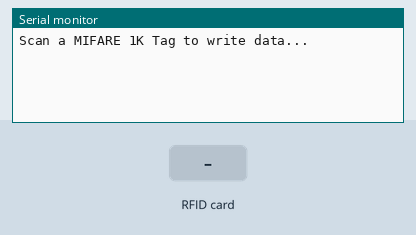
The sketch below on a simulated Arduino Uno, built with avr-gcc and run on an emulated ATmega328P. On the bench: the last lines printed to the serial monitor. The inputs (shaded band) are chosen by the test bench.

Above: at 1.2 s.
1.3 s: RFID card 5E 7A 19 C4 held to the reader
At 1.49 s:
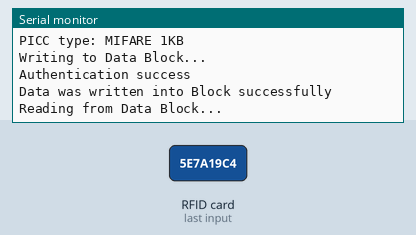
At 3.5 s:
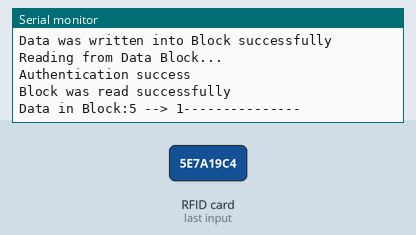

The sketch:

writeRfid.ino
```cpp
byte blockData1 [16] = {"KT1AeB5gNT9XNAb7"};byte blockData2 [16] = {"Q9tLa5RjprA9AQoi"};byte blockData3 [16] = {"NB8K------------"};byte blockData4 [16] = {"1---------------"};
#include <SPI.h>
#include <MFRC522.h>

/*Using Hardware SPI of Arduino */
/*MOSI (11), MISO (12) and SCK (13) are fixed */
/*You can configure SS and RST Pins*/
#define SS_PIN 10  /* Slave Select Pin */
#define RST_PIN 7  /* Reset Pin */

/* Create an instance of MFRC522 */
MFRC522 mfrc522(SS_PIN, RST_PIN);
/* Create an instance of MIFARE_Key */
MFRC522::MIFARE_Key key;

/* Set the block to which we want to write data */
/* Be aware of Sector Trailer Blocks */
int blockNum1 = 1;
int blockNum2 = 2;
int blockNum3 = 4;
int blockNum4 = 5;

/* Create an array of 16 Bytes and fill it with data */
/* This is the actual data which is going to be written into the card */
// byte blockData1 [16] = {"Electronics-Hub-"};

/* Create another array to read data from Block */
/* Legthn of buffer should be 2 Bytes more than the size of Block (16 Bytes) */
byte bufferLen = 18;
byte readBlockData[18];

MFRC522::StatusCode status;

void setup()
{
  /* Initialize serial communications with the PC */
  Serial.begin(9600);
  /* Initialize SPI bus */
  SPI.begin();
  /* Initialize MFRC522 Module */
  mfrc522.PCD_Init();
  Serial.println("Scan a MIFARE 1K Tag to write data...");
}

void loop()
{
  /* Prepare the ksy for authentication */
  /* All keys are set to FFFFFFFFFFFFh at chip delivery from the factory */
  for (byte i = 0; i < 6; i++)
  {
    key.keyByte[i] = 0xFF;
  }
  /* Look for new cards */
  /* Reset the loop if no new card is present on RC522 Reader */
  if ( ! mfrc522.PICC_IsNewCardPresent())
  {
    return;
  }

  /* Select one of the cards */
  if ( ! mfrc522.PICC_ReadCardSerial())
  {
    return;
  }
  Serial.print("\n");
  Serial.println("**Card Detected**");
  /* Print UID of the Card */
  Serial.print(F("Card UID:"));
  for (byte i = 0; i < mfrc522.uid.size; i++)
  {
    Serial.print(mfrc522.uid.uidByte[i] < 0x10 ? " 0" : " ");
    Serial.print(mfrc522.uid.uidByte[i], HEX);
  }
  Serial.print("\n");
  /* Print type of card (for example, MIFARE 1K) */
  Serial.print(F("PICC type: "));
  MFRC522::PICC_Type piccType = mfrc522.PICC_GetType(mfrc522.uid.sak);
  Serial.println(mfrc522.PICC_GetTypeName(piccType));

   //------------- block 1
   /* Call 'WriteDataToBlock' function, which will write data to the block */
   Serial.print("\n");
   Serial.println("Writing to Data Block...");
   WriteDataToBlock(blockNum1, blockData1);

   /* Read data from the same block */
   Serial.print("\n");
   Serial.println("Reading from Data Block...");
   ReadDataFromBlock(blockNum1, readBlockData);
   /* If you want to print the full memory dump, uncomment the next line */
   // mfrc522.PICC_DumpToSerial(&(mfrc522.uid));

   /* Print the data read from block */
   Serial.print("\n");
   Serial.print("Data in Block:");
   Serial.print(blockNum1);
   Serial.print(" --> ");
   for (int j=0 ; j<16 ; j++)
   {
     Serial.write(readBlockData[j]);
   }
   Serial.print("\n");

   //------------ block 2
   /* Call 'WriteDataToBlock' function, which will write data to the block */
   Serial.print("\n");
   Serial.println("Writing to Data Block...");
   WriteDataToBlock(blockNum2, blockData2);

   /* Read data from the same block */
   Serial.print("\n");
   Serial.println("Reading from Data Block...");
   ReadDataFromBlock(blockNum2, readBlockData);
   /* If you want to print the full memory dump, uncomment the next line */
   // mfrc522.PICC_DumpToSerial(&(mfrc522.uid));

   /* Print the data read from block */
   Serial.print("\n");
   Serial.print("Data in Block:");
   Serial.print(blockNum2);
   Serial.print(" --> ");
   for (int j=0 ; j<16 ; j++)
   {
     Serial.write(readBlockData[j]);
   }
   Serial.print("\n");

   //---------- block 3
   /* Call 'WriteDataToBlock' function, which will write data to the block */
   Serial.print("\n");
   Serial.println("Writing to Data Block...");
   WriteDataToBlock(blockNum3, blockData3);

   /* Read data from the same block */
   Serial.print("\n");
   Serial.println("Reading from Data Block...");
   ReadDataFromBlock(blockNum3, readBlockData);
   /* If you want to print the full memory dump, uncomment the next line */
   // mfrc522.PICC_DumpToSerial(&(mfrc522.uid));

   /* Print the data read from block */
   Serial.print("\n");
   Serial.print("Data in Block:");
   Serial.print(blockNum3);
   Serial.print(" --> ");
   for (int j=0 ; j<16 ; j++)
   {
     Serial.write(readBlockData[j]);
   }
   Serial.print("\n");

   //---------- block 4
   /* Call 'WriteDataToBlock' function, which will write data to the block */
   Serial.print("\n");
   Serial.println("Writing to Data Block...");
   WriteDataToBlock(blockNum4, blockData4);

   /* Read data from the same block */
   Serial.print("\n");
   Serial.println("Reading from Data Block...");
   ReadDataFromBlock(blockNum4, readBlockData);
   /* If you want to print the full memory dump, uncomment the next line */
   mfrc522.PICC_DumpToSerial(&(mfrc522.uid));

   /* Print the data read from block */
   Serial.print("\n");
   Serial.print("Data in Block:");
   Serial.print(blockNum4);
   Serial.print(" --> ");
   for (int j=0 ; j<16 ; j++)
   {
     Serial.write(readBlockData[j]);
   }
   Serial.print("\n");
}


void WriteDataToBlock(int blockNum, byte blockData[])
{
  /* Authenticating the desired data block for write access using Key A */
  status = mfrc522.PCD_Authenticate(MFRC522::PICC_CMD_MF_AUTH_KEY_A, blockNum, &key, &(mfrc522.uid));
  if (status != MFRC522::STATUS_OK)
  {
    Serial.print("Authentication failed for Write: ");
    Serial.println(mfrc522.GetStatusCodeName(status));
    return;
  }
  else
  {
    Serial.println("Authentication success");
  }


  /* Write data to the block */
  status = mfrc522.MIFARE_Write(blockNum, blockData, 16);
  if (status != MFRC522::STATUS_OK)
  {
    Serial.print("Writing to Block failed: ");
    Serial.println(mfrc522.GetStatusCodeName(status));
    return;
  }
  else
  {
    Serial.println("Data was written into Block successfully");
  }

}

void ReadDataFromBlock(int blockNum, byte readBlockData[])
{
  /* Authenticating the desired data block for Read access using Key A */
  byte status = mfrc522.PCD_Authenticate(MFRC522::PICC_CMD_MF_AUTH_KEY_A, blockNum, &key, &(mfrc522.uid));

  if (status != MFRC522::STATUS_OK)
  {
     Serial.print("Authentication failed for Read: ");
     Serial.println(mfrc522.GetStatusCodeName(status));
     return;
  }
  else
  {
    Serial.println("Authentication success");
  }

  /* Reading data from the Block */
  status = mfrc522.MIFARE_Read(blockNum, readBlockData, &bufferLen);
  if (status != MFRC522::STATUS_OK)
  {
    Serial.print("Reading failed: ");
    Serial.println(mfrc522.GetStatusCodeName(status));
    return;
  }
  else
  {
    Serial.println("Block was read successfully");
  }

}
```

Measured:
- after the input at 1.3 s, the serial monitor: prints a new line at once (image 1)
